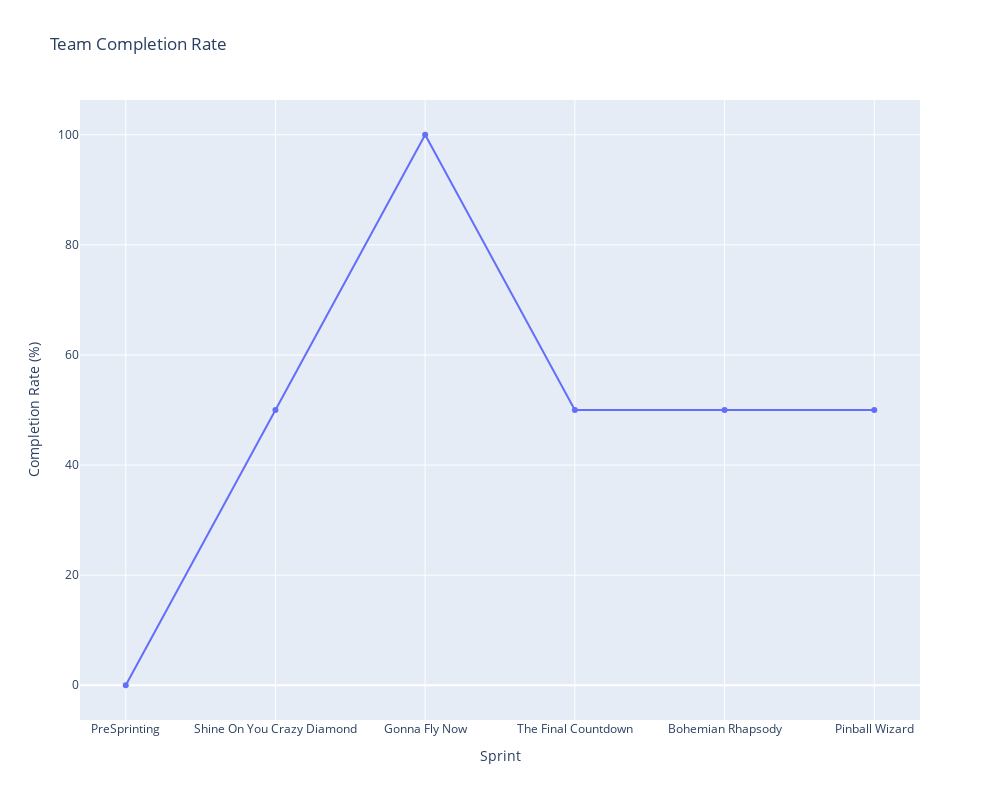

Notebook code for this chart:
### Code cell
import plotly.express as px
import pandas as pd

# Sample data


# Filter data for "oNabu"
filtered_data = team_spri_competion_rate[team_spri_competion_rate["name"] == "team1"]

# Create a Plotly line chart
fig = px.line(filtered_data, x="name.1", y="completion_rate", title="Team Completion Rate", markers=True)

# Update layout with width and height
fig.update_layout(
    xaxis_title="Sprint",
    yaxis_title="Completion Rate (%)",
    legend_title="Legend",
    font=dict(size=12),
    width=1000,  # Width in pixels
    height=800   # Height in pixels
)

# Show the figure
fig.show()

### Figure 1 — Plotly figure (JSON) as saved in the notebook; plotly's stock layout.template omitted (floating-point values rounded to 4 significant figures)
{"data": [{"hovertemplate": "name.1=%{x}<br>completion_rate=%{y}<extra></extra>", "legendgroup": "", "line": {"color": "#636efa", "dash": "solid"}, "marker": {"symbol": "circle"}, "mode": "lines+markers", "name": "", "orientation": "v", "showlegend": false, "type": "scatter", "x": ["PreSprinting", "Shine On You Crazy Diamond", "Gonna Fly Now", "The Final Countdown", "Bohemian Rhapsody", "Pinball Wizard"], "xaxis": "x", "y": [0, 50, 100, 50, 50, 50], "yaxis": "y"}], "layout": {"font": {"size": 12}, "height": 800, "legend": {"title": {"text": "Legend"}, "tracegroupgap": 0}, "title": {"text": "Team Completion Rate"}, "width": 1000, "xaxis": {"anchor": "y", "domain": [0, 1], "title": {"text": "Sprint"}}, "yaxis": {"anchor": "x", "domain": [0, 1], "title": {"text": "Completion Rate (%)"}}}}
